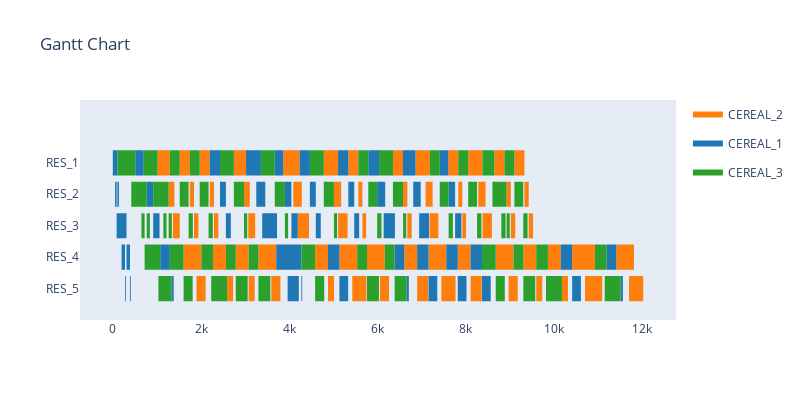

Notebook source saved alongside this figure:
### Code cell
for i in range(1):

    simulation = sim_constrained.Env(visualise=True, verbose=False,test=True)

    while simulation.alive:

        #print(list(simulation.possible_actions.items()))

        action_order = random.choice(list(simulation.possible_actions.keys()) ) # + ["wait"] 
        
        action_resource = random.choice(simulation.possible_actions[action_order]) if action_order != "wait" else ""

        #print("Action is taken: " , (action_order,action_resource))
        #print("possible actions: " , simulation.possible_actions)
        #print("action_list: " , simulation.action_list.queue)
        #print()
        simulation.step((action_order,action_resource))

### Figure 1 — Plotly figure (JSON) as saved in the notebook; plotly's stock layout.template omitted (floating-point values rounded to 4 significant figures; data arrays with more than 128 entries replaced by an {"elided": "..."} marker saying what was removed)
{"data": [{"fill": "toself", "fillcolor": "rgb(255, 127, 14)", "hoverinfo": "name", "legendgroup": "rgb(255, 127, 14)", "mode": "none", "name": "CEREAL_2", "showlegend": true, "type": "scatter", "x": {"elided": "599 float values"}, "y": {"elided": "599 float values"}}, {"fill": "toself", "fillcolor": "rgb(31, 119, 180)", "hoverinfo": "name", "legendgroup": "rgb(31, 119, 180)", "mode": "none", "name": "CEREAL_1", "showlegend": true, "type": "scatter", "x": {"elided": "374 float values"}, "y": {"elided": "374 float values"}}, {"fill": "toself", "fillcolor": "rgb(44, 160, 44)", "hoverinfo": "name", "legendgroup": "rgb(44, 160, 44)", "mode": "none", "name": "CEREAL_3", "showlegend": true, "type": "scatter", "x": {"elided": "399 float values"}, "y": {"elided": "399 float values"}}, {"legendgroup": "rgb(255, 127, 14)", "marker": {"color": "rgb(255, 127, 14)", "opacity": 0, "size": 1}, "mode": "markers", "name": "", "showlegend": false, "text": {"elided": "240 null values"}, "type": "scatter", "x": {"elided": "240 float values"}, "y": {"elided": "240 int values"}}, {"legendgroup": "rgb(31, 119, 180)", "marker": {"color": "rgb(31, 119, 180)", "opacity": 0, "size": 1}, "mode": "markers", "name": "", "showlegend": false, "text": {"elided": "150 null values"}, "type": "scatter", "x": {"elided": "150 float values"}, "y": {"elided": "150 int values"}}, {"legendgroup": "rgb(44, 160, 44)", "marker": {"color": "rgb(44, 160, 44)", "opacity": 0, "size": 1}, "mode": "markers", "name": "", "showlegend": false, "text": {"elided": "160 null values"}, "type": "scatter", "x": {"elided": "160 float values"}, "y": {"elided": "160 int values"}}], "layout": {"autosize": false, "height": 400, "hovermode": "closest", "showlegend": true, "title": {"text": "Gantt Chart"}, "width": 800, "xaxis": {"rangeselector": {"buttons": [{"count": 7, "label": "1w", "step": "day", "stepmode": "backward"}, {"count": 1, "label": "1m", "step": "month", "stepmode": "backward"}, {"count": 6, "label": "6m", "step": "month", "stepmode": "backward"}, {"count": 1, "label": "YTD", "step": "year", "stepmode": "todate"}, {"count": 1, "label": "1y", "step": "year", "stepmode": "backward"}, {"step": "all"}]}, "showgrid": false, "type": "linear", "zeroline": false}, "yaxis": {"autorange": false, "range": [-1, 6], "showgrid": false, "ticktext": ["RES_5", "RES_4", "RES_3", "RES_2", "RES_1"], "tickvals": [0, 1, 2, 3, 4], "zeroline": false}}}
